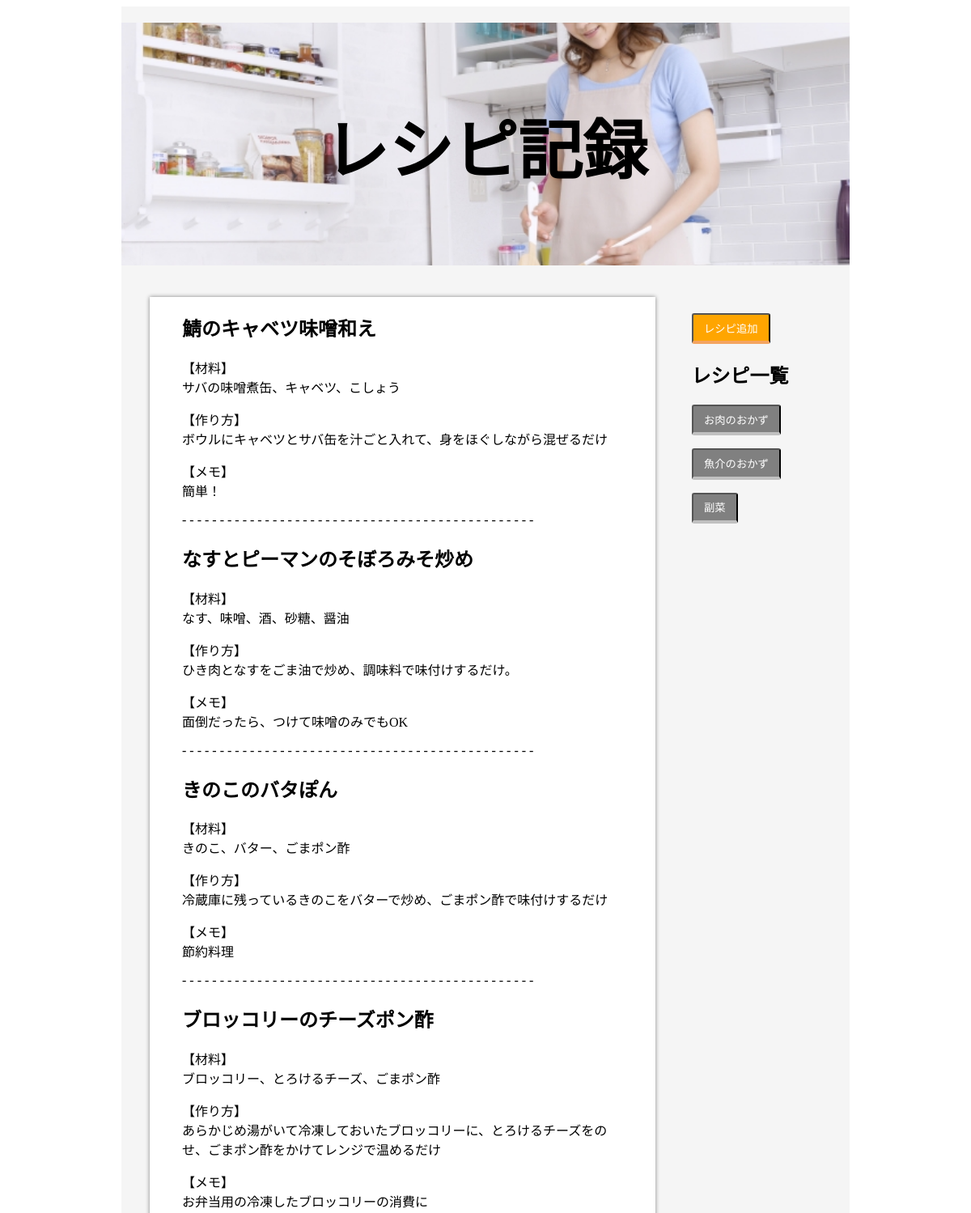
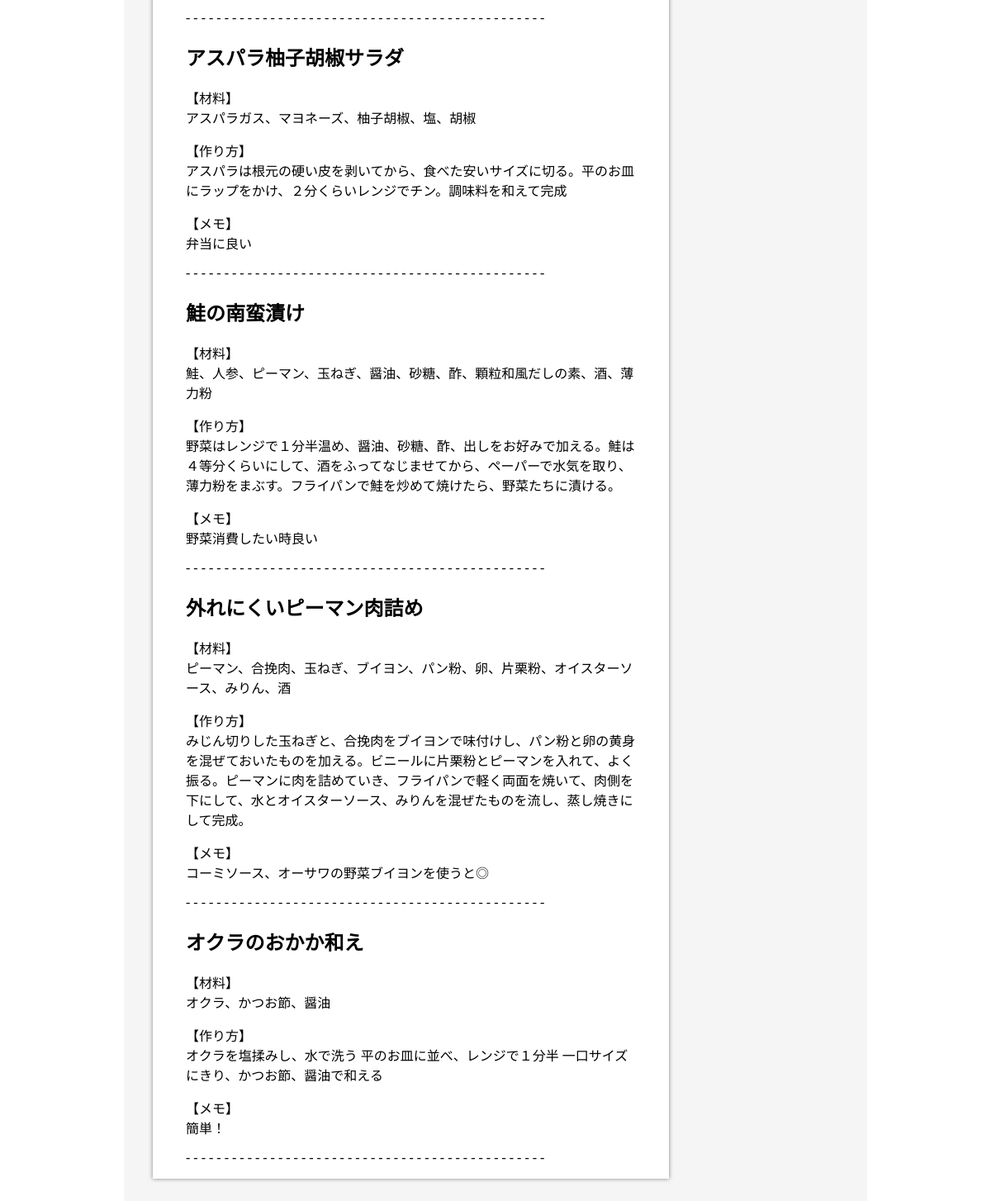
The page / on the database its author committed (2 pictures, top to bottom).
### tables this page shows
CREATE TABLE IF NOT EXISTS `r_table` (
`id` int(12) NOT NULL,
  `name` varchar(64) NOT NULL,
  `junle` varchar(11) NOT NULL,
  `material` text NOT NULL,
  `method` text NOT NULL,
  `memo` text NOT NULL,
  `upfile` mediumblob NOT NULL
);

### index.php (the view, shortened to what this page needs)
<?php
try {
$pdo = new PDO('mysql:dbname=recipe_db;charset=utf8;host=localhost','root','');
} catch (PDOException $e) {
  exit('データベースに接続できませんでした。'.$e->getMessage());
}
$stmt = $pdo->prepare("SELECT * FROM r_table ORDER BY id DESC");
$status = $stmt->execute();
$view="";
if($status==false){
  $error = $stmt->errorInfo();
  exit("ErrorQuery:".$error[2]);
}else{
  while( $result = $stmt->fetch(PDO::FETCH_ASSOC)){
    $view .= '<div class="result">';
    $view .= '<h2>'.$result["name"].'</h2>';
    $view .= "<p>";
    $view .= "</p>";
    $view .= '<p>【材料】<br>'.$result["material"].'</p>';
    $view .= '<p>【作り方】<br>'.$result["method"].'</p>';
    $view .= '<p>【メモ】<br>'.$result["memo"].'</p>';
    $view .= '<p>- - - - - - - - - - - - - - - - - - - - - - - - - - - - - - - - - - - - - - - - - - - - - - -</p>';
    $view .= "</div>";
  }
}
?>
<!DOCTYPE html>
<html lang="ja">
<head>
    <link href="style.css" rel="stylesheet">
</head>
<body>
<div class="wrap">
    <div class="header">
        <img src="top.jpg" class="top-img">
        <h1>レシピ記録</h1>
    </div>
    <div class="container">
        <div class="main">
        <?=$view?>
        </div>
        <div class="side">
          <input type="button" onclick="window.open('form.php')" class="f_btn" value="レシピ追加">
            <h2>レシピ一覧</h2>
            <p><button class="j_btn" id="meat">お肉のおかず</button></p>
            <p><button class="j_btn"id="fish">魚介のおかず</button></p>
            <p><button class="j_btn"id="sidedis">副菜</button></p>
        </div>
    </div>
</div>
</body>
</html>

### style.css (style rules this page uses)
.wrap { max-width: 900px; padding-top: 20px; margin: 0 auto; background-color: #f5f5f5; }
.container { display: flex; justify-content: space-between; }
.header { position: relative; }
.header h1 { font-size: 80px; position: absolute; top: 50%; left: 50%; -ms-transform: translate(-50%,-50%); -webkit-transform: translate(-50%,-50%); transform: translate(-50%,-50%); margin:0; padding:0; }
img.top-img { height: 300px; width: 100%; object-fit: cover; }
.main { width: 640px; background: #fff; margin: 35px; box-shadow: 0px 0px 5px gray; }
.result { width: 550px; padding-left: 40px; text-align: left; }
.side { width: 190px; margin: 35px 10px; }
.f_btn { margin-top:20px; display: inline-block; padding: 0.5em 1em; text-decoration: none; background: orange; color: #fff; border-bottom: solid 4px sandybrown; border-radius: 3px; }
.j_btn { display: inline-block; padding: 0.5em 1em; text-decoration: none; background: gray; color: #FFF; border-bottom: solid 4px silver; border-radius: 3px; }

### rows shown on the page
r_table: name "鯖のキャベツ味噌和え", material "サバの味噌煮缶、キャベツ、こしょう", method "ボウルにキャベツとサバ缶を汁ごと入れて、身をほぐしながら混ぜるだけ", memo "簡単！"
r_table: name "なすとピーマンのそぼろみそ炒め", material "なす、味噌、酒、砂糖、醤油", method "ひき肉となすをごま油で炒め、調味料で味付けするだけ。", memo "面倒だったら、つけて味噌のみでもOK"
r_table: name "きのこのバタぽん", material "きのこ、バター、ごまポン酢", method "冷蔵庫に残っているきのこをバターで炒め、ごまポン酢で味付けするだけ", memo "節約料理"
r_table: name "ブロッコリーのチーズポン酢", material "ブロッコリー、とろけるチーズ、ごまポン酢", method "あらかじめ湯がいて冷凍しておいたブロッコリーに、とろけるチーズをのせ、ごまポン酢をかけてレンジで温めるだけ", memo "お弁当用の冷凍したブロッコリーの消費に"
r_table: name "アスパラ柚子胡椒サラダ", material "アスパラガス、マヨネーズ、柚子胡椒、塩、胡椒", method "アスパラは根元の硬い皮を剥いてから、食べた安いサイズに切る。平のお皿にラップをかけ、２分くらいレンジでチン。調味料を和えて完成", memo "弁当に良い"
r_table: name "鮭の南蛮漬け", material "鮭、人参、ピーマン、玉ねぎ、醤油、砂糖、酢、顆粒和風だしの素、酒、薄力粉", method "野菜はレンジで１分半温め、醤油、砂糖、酢、出しをお好みで加える。鮭は４等分くらいにして、酒をふってなじませてから、ペーパーで水気を取り、薄力粉をまぶす。フライパンで鮭を炒めて焼けたら、野菜たちに漬ける。", memo "野菜消費したい時良い"
r_table: name "外れにくいピーマン肉詰め", material "ピーマン、合挽肉、玉ねぎ、ブイヨン、パン粉、卵、片栗粉、オイスターソース、みりん、酒", method "みじん切りした玉ねぎと、合挽肉をブイヨンで味付けし、パン粉と卵の黄身を混ぜておいたものを加える。ビニールに片栗粉とピーマンを入れて、よく振る。ピーマンに肉を詰めていき、フライパンで軽く両面を焼いて、肉側を下にして、水とオイスターソース、みりんを混ぜたものを流し、蒸し焼きにして完成。", memo "コーミソース、オーサワの野菜ブイヨンを使うと◎"
r_table: name "オクラのおかか和え", material "オクラ、かつお節、醤油", method "オクラを塩揉みし、水で洗う 平のお皿に並べ、レンジで１分半 一口サイズにきり、かつお節、醤油で和える", memo "簡単！"
